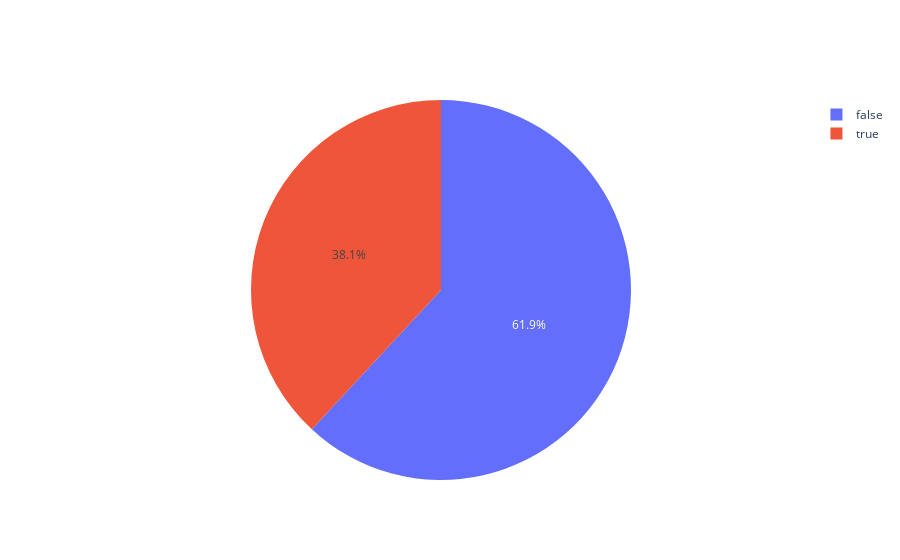

Write notebook code for a chart like this one.
### Markdown cell above
Verificação da proporção de estabelicimentos que são de Rede e os que são independentes

### Code cell
print(group_chain)
fig = go.Figure(data=[go.Pie(values=group_chain['id'], labels=group_chain['chain'])])
fig.show()

### Figure 1 — Plotly figure (JSON) as saved in the notebook; plotly's stock layout.template omitted (floating-point values rounded to 4 significant figures)
{"data": [{"labels": [false, true], "type": "pie", "values": [5972, 3676]}], "layout": {}}
